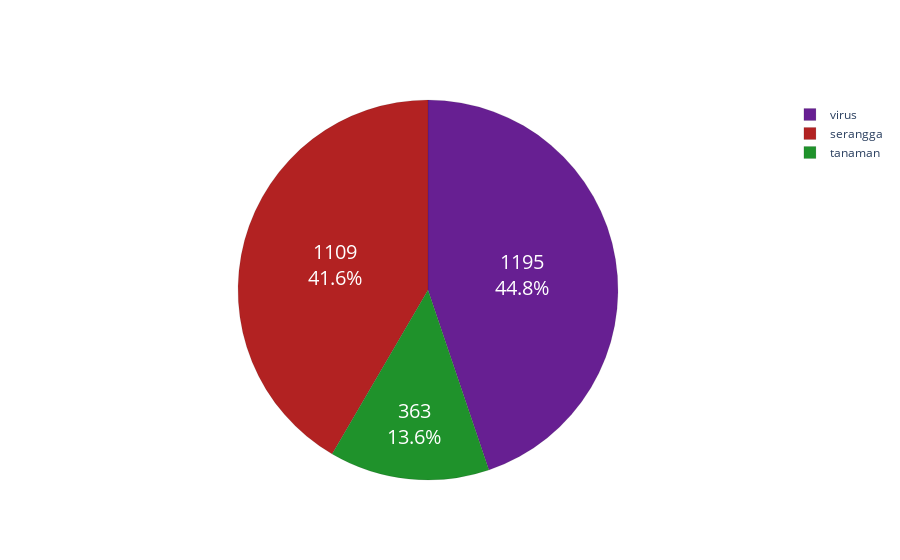

Source (notebook cell):
### Markdown cell above
## proporsi

### Code cell
# cuma tampilan
import plotly.graph_objects as go

data = df_node.groupby(['group','color']).agg({'group': ['count'], }).reset_index().sort_values(
    ('group', 'count'),ascending=False
).reset_index(drop=True).values
labels = [i[0] for i in data]
colors = [i[1] for i in data]
slices = [i[2] for i in data]

fig = go.Figure(data=[go.Pie(labels=labels,values=slices)])
fig.update_traces(hoverinfo='label+percent', textinfo='value+percent', textfont_size=20, marker=dict(colors=colors, line=dict(color='#000000', width=0.1)))
fig.show()

### Figure 1 — Plotly figure (JSON) as saved in the notebook; plotly's stock layout.template omitted (floating-point values rounded to 4 significant figures)
{"data": [{"hoverinfo": "label+percent", "labels": ["virus", "serangga", "tanaman"], "marker": {"colors": ["#671f92", "#b22222", "#1f922b"], "line": {"color": "#000000", "width": 0.1}}, "textfont": {"size": 20}, "textinfo": "value+percent", "type": "pie", "values": [1195, 1109, 363]}], "layout": {}}
